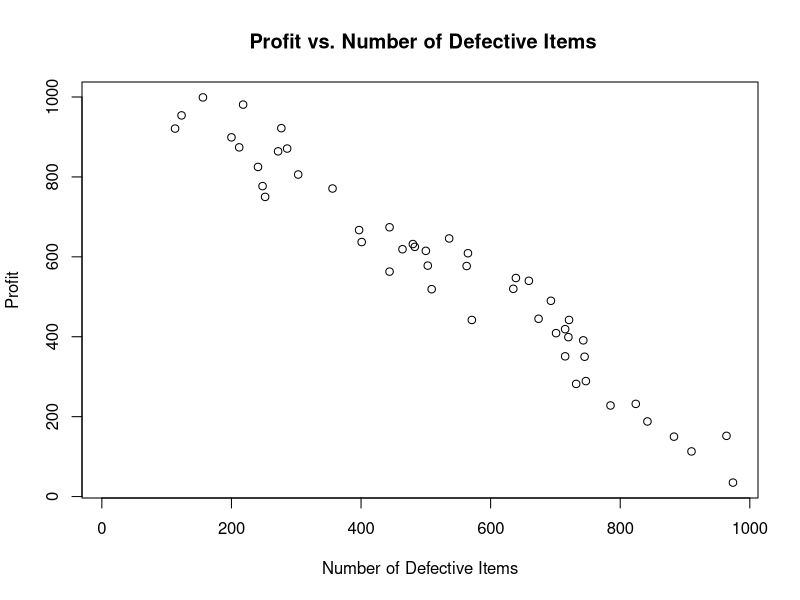
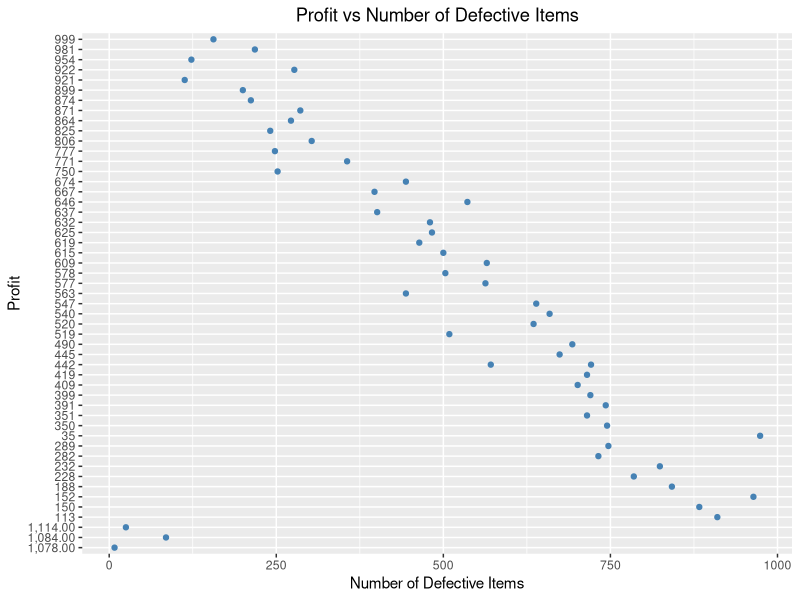

Write R code to recreate these figures, in order.
# ANLY 502-51-2017 - Analytical Methods I
# Harrisburg University
# Sathya Narayanan Subbaraj
# HU Student ID - 189745

# Read Bivariate dataset
Profit.Defects <- read.csv('Workbook_Example_Bivariate_dataset.csv')

# Structure of dataset 
str(Profit.Defects)

# Column Names of dataset
colnames(Profit.Defects)

# Scatter Plot using Plot(): Profit vs. Number of Defective Items.
Profit.Defects.plot1 <- plot(x = Profit.Defects$Number.of.Defective.Items, y = Profit.Defects$Profit, type = "p", 
     main = " Profit vs. Number of Defective Items", 
     xlab = "Number of Defective Items" , 
     ylab = "Profit")

Profit.Defects.plot1


# Scatter Plot using ggplot(): Profit vs. Number of Defective Items.
library(ggplot2)
Profit.Defects.plot2 <- ggplot(data = Profit.Defects, aes(x = Profit.Defects$Number.of.Defective.Items, 
                                  y = Profit.Defects$Profit)) +
      geom_point(color = 'steelblue') +
      ggtitle("Profit vs Number of Defective Items") +
      theme(plot.title = element_text(hjust = 0.5)) +
      xlab("Number of Defective Items") +
      ylab("Profit")

Profit.Defects.plot2
        
  

